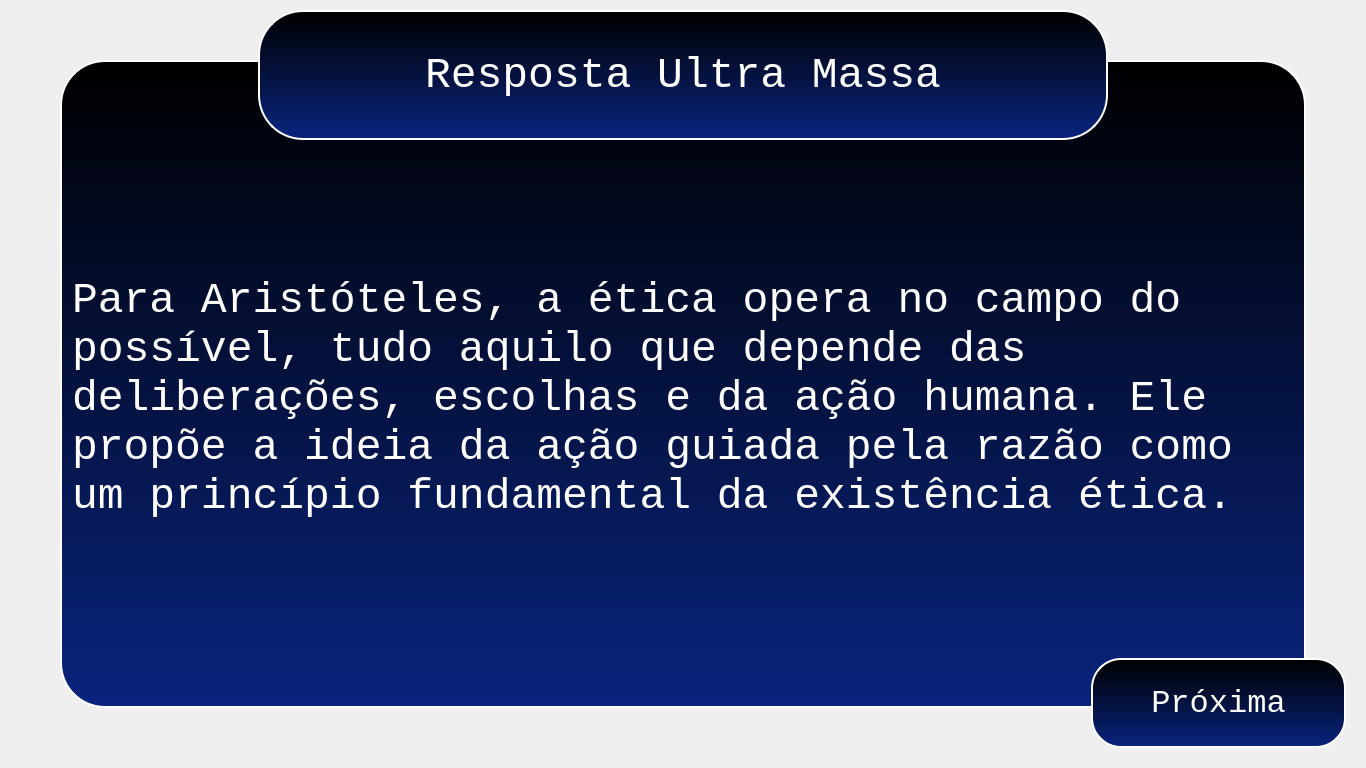
<?xml version="1.0" encoding="UTF-8"?>
<ui version="4.0">
 <class>Explicacao</class>
 <widget class="QWidget" name="Explicacao">
  <property name="enabled">
   <bool>true</bool>
  </property>
  <property name="geometry">
   <rect>
    <x>0</x>
    <y>0</y>
    <width>1366</width>
    <height>768</height>
   </rect>
  </property>
  <property name="sizePolicy">
   <sizepolicy hsizetype="Fixed" vsizetype="Fixed">
    <horstretch>0</horstretch>
    <verstretch>0</verstretch>
   </sizepolicy>
  </property>
  <property name="minimumSize">
   <size>
    <width>1366</width>
    <height>768</height>
   </size>
  </property>
  <property name="maximumSize">
   <size>
    <width>1366</width>
    <height>768</height>
   </size>
  </property>
  <property name="windowTitle">
   <string>Window</string>
  </property>
  <property name="styleSheet">
   <string notr="true">QWidget #Explicacao {
	background: qlineargradient(spread:pad, x1:0.489, y1:0, x2:0.488636, y2:1, stop:0 rgba(0, 0, 0, 255), stop:1 rgba(9, 36, 126, 255));
	color: #fff;
}</string>
  </property>
  <widget class="QLabel" name="resposta_label">
   <property name="geometry">
    <rect>
     <x>258</x>
     <y>10</y>
     <width>850</width>
     <height>130</height>
    </rect>
   </property>
   <property name="font">
    <font>
     <family>Consolas</family>
     <pointsize>32</pointsize>
    </font>
   </property>
   <property name="layoutDirection">
    <enum>Qt::LeftToRight</enum>
   </property>
   <property name="styleSheet">
    <string notr="true">background: qlineargradient(spread:pad, x1:0.489, y1:0, x2:0.488636, y2:1, stop:0 rgba(0, 0, 0, 255), stop:1 rgba(9, 36, 126, 255));
border-radius: 45px;
border: 2px solid #fff;
color: #fff;</string>
   </property>
   <property name="text">
    <string>Resposta Ultra Massa</string>
   </property>
   <property name="alignment">
    <set>Qt::AlignCenter</set>
   </property>
  </widget>
  <widget class="QLabel" name="explicacao_label">
   <property name="geometry">
    <rect>
     <x>60</x>
     <y>60</y>
     <width>1246</width>
     <height>648</height>
    </rect>
   </property>
   <property name="font">
    <font>
     <family>Consolas</family>
     <pointsize>32</pointsize>
    </font>
   </property>
   <property name="styleSheet">
    <string notr="true">background: qlineargradient(spread:pad, x1:0.489, y1:0, x2:0.488636, y2:1, stop:0 rgba(0, 0, 0, 255), stop:1 rgba(9, 36, 126, 255));
border-radius: 45px;
border: 2px solid #fff;
color: #fff;
padding-top: 30px;</string>
   </property>
   <property name="text">
    <string>Para Aristóteles, a ética opera no campo do possível, tudo aquilo que depende das deliberações, escolhas e da ação humana. Ele propõe a ideia da ação guiada pela razão como um princípio fundamental da existência ética.</string>
   </property>
   <property name="textFormat">
    <enum>Qt::RichText</enum>
   </property>
   <property name="scaledContents">
    <bool>false</bool>
   </property>
   <property name="alignment">
    <set>Qt::AlignLeading|Qt::AlignLeft|Qt::AlignVCenter</set>
   </property>
   <property name="wordWrap">
    <bool>true</bool>
   </property>
   <property name="margin">
    <number>80</number>
   </property>
   <property name="indent">
    <number>10</number>
   </property>
  </widget>
  <widget class="QPushButton" name="proxima_btn">
   <property name="geometry">
    <rect>
     <x>1091</x>
     <y>658</y>
     <width>255</width>
     <height>90</height>
    </rect>
   </property>
   <property name="font">
    <font>
     <family>Consolas</family>
     <pointsize>24</pointsize>
    </font>
   </property>
   <property name="cursor">
    <cursorShape>PointingHandCursor</cursorShape>
   </property>
   <property name="styleSheet">
    <string notr="true">QPushButton {
      background: qlineargradient(spread:pad, x1:0.489, y1:0, x2:0.488636, y2:1, stop:0 rgba(0, 0, 0, 255), stop:1 rgba(9, 36, 126, 255));
       border: 2px solid #fff;
	   border-radius: 30px;
	   color: #fff;
}

QPushButton::hover {
	background: qlineargradient(spread:pad, x1:0.494, y1:0.5, x2:0.5, y2:1, stop:0.335227 rgba(9, 34, 126, 228), stop:1 rgba(0, 0, 0, 0));
}</string>
   </property>
   <property name="text">
    <string>Próxima</string>
   </property>
  </widget>
  <zorder>explicacao_label</zorder>
  <zorder>proxima_btn</zorder>
  <zorder>resposta_label</zorder>
 </widget>
 <resources/>
 <connections/>
</ui>
